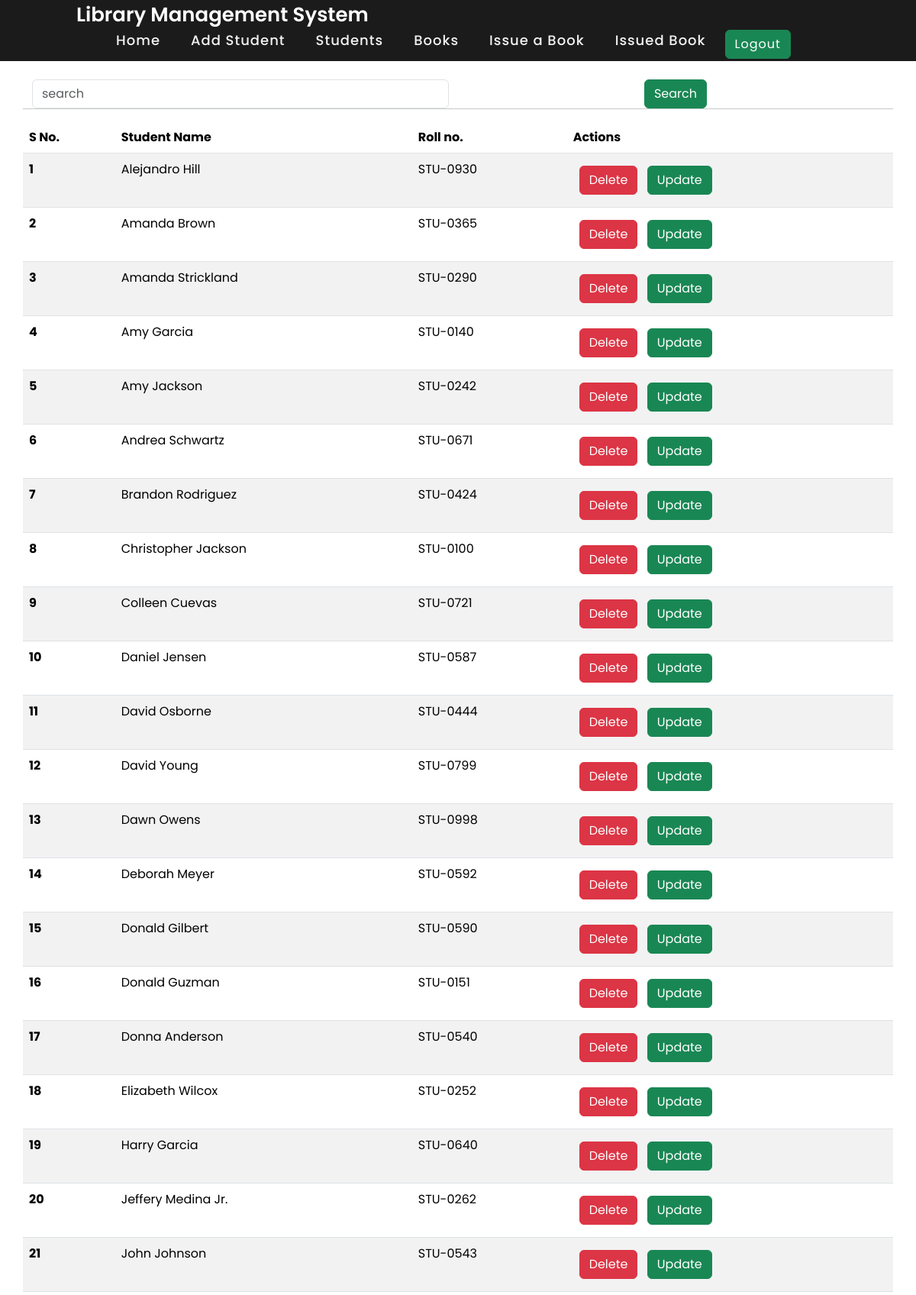
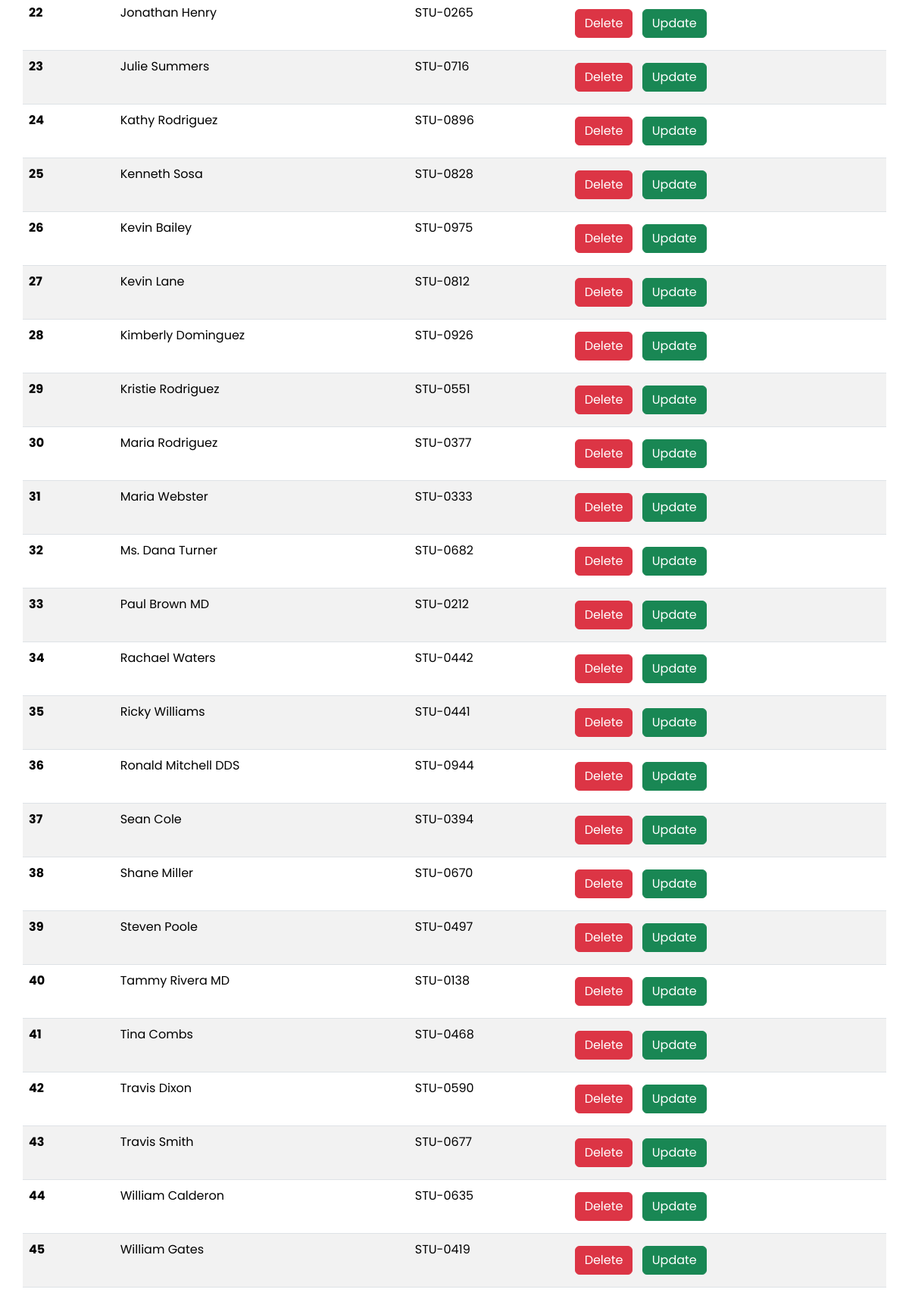
Page /view_students/ (signed in) on the earlier database version (2 pictures, top to bottom).
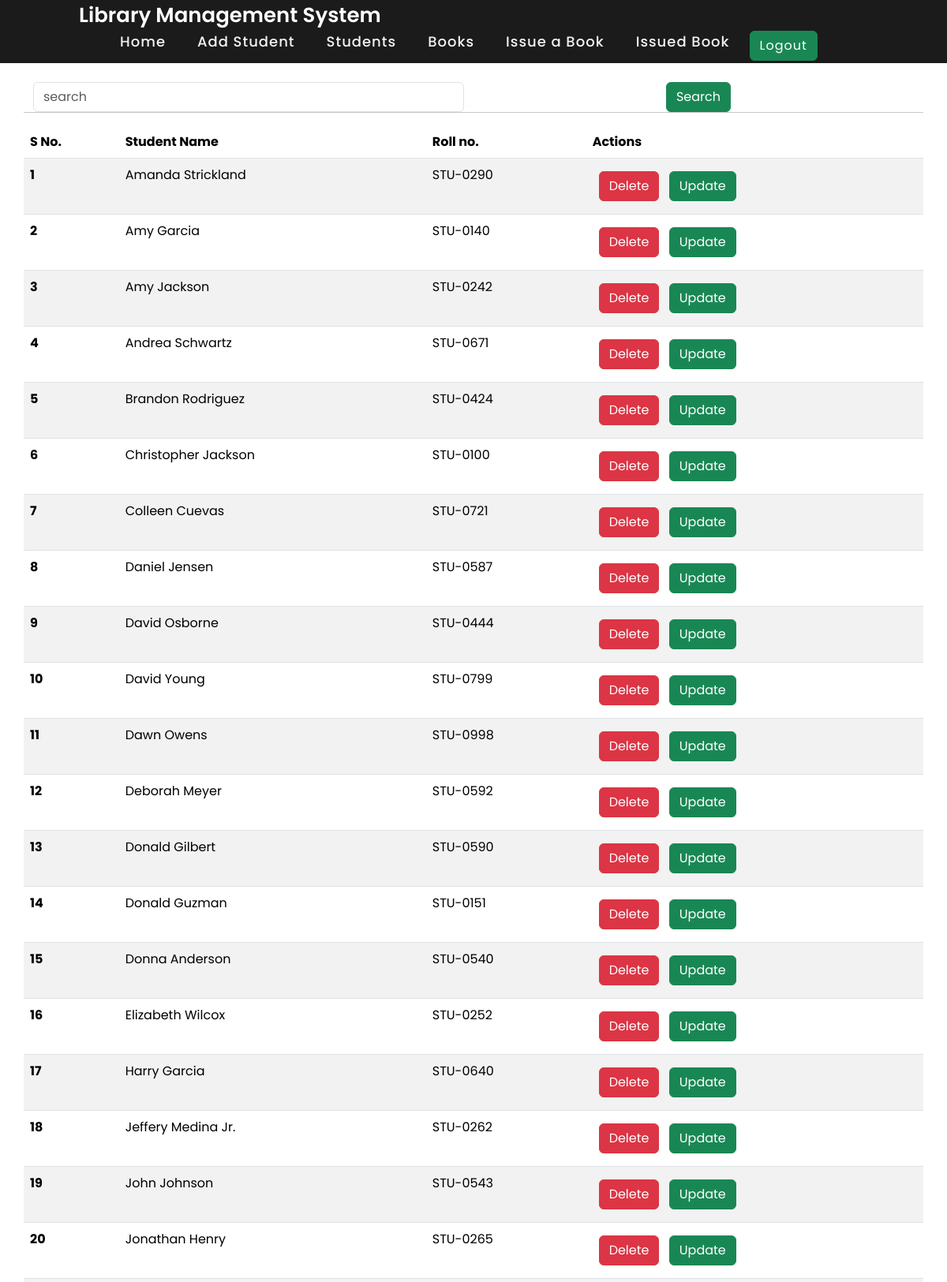
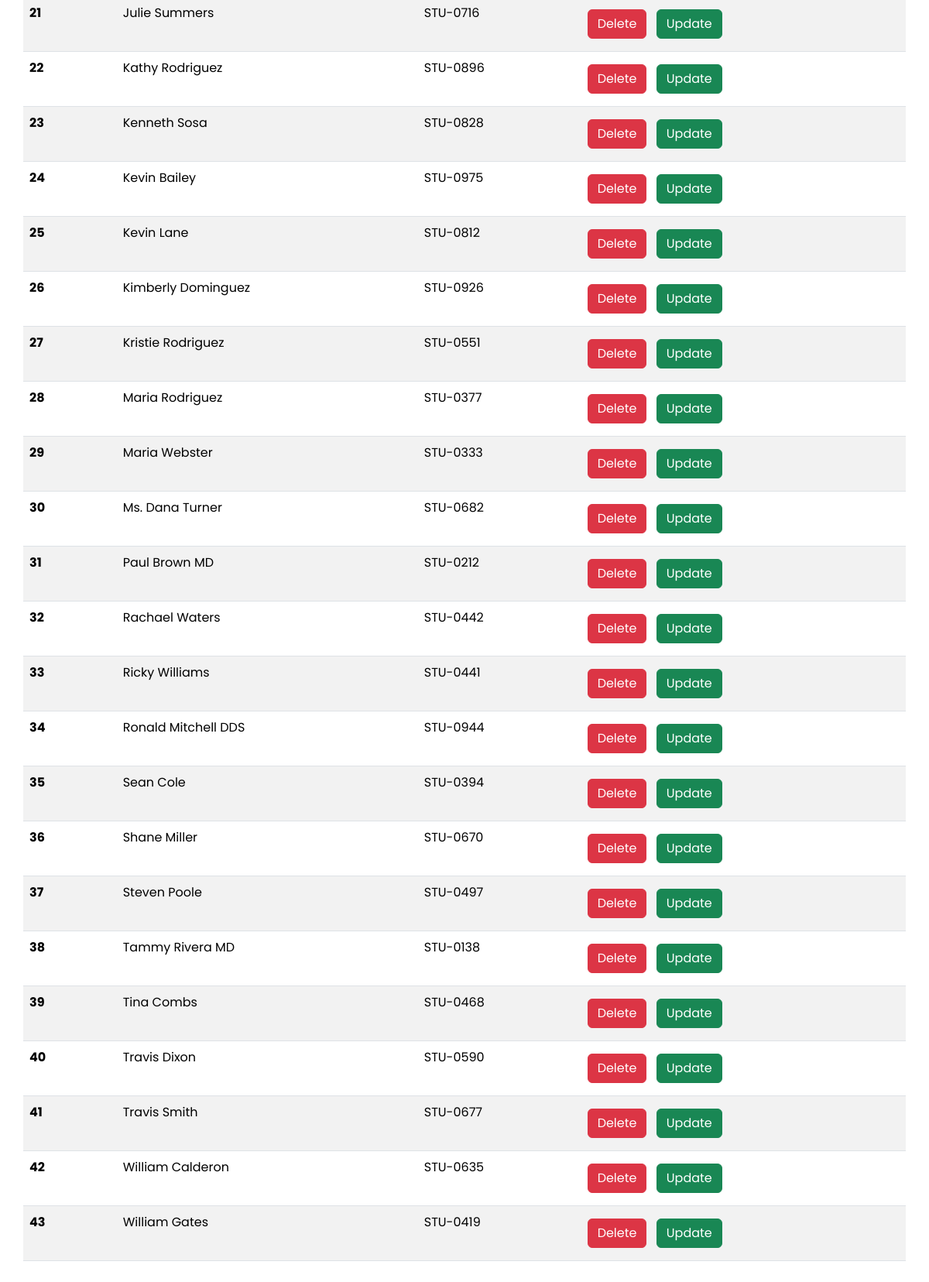
Same page on the later database version (2 pictures, top to bottom).
### library_app/models.py (models this page shows, shortened)
class Student_information(models.Model):
    department=models.ForeignKey(Department, related_name="depart", on_delete=models.CASCADE)
    student_id=models.OneToOneField(StudentID, related_name="studentid", on_delete=models.CASCADE, default=True)
    student_name = models.CharField(max_length=100)
    student_email = models.EmailField(default=True)
    class Meta:
        ordering=['student_name']
        verbose_name="student"

class StudentID(models.Model):
    student_id=models.CharField(max_length=100)
    def __str__(self)->str:
        return self.student_id

### library_app/frontviews.py (the view)
# urls.py: path('view_students/', view_students, name='view_students'),
@login_required(login_url="/login/")
def view_students(request):
    student_data=Student_information.objects.all()
    if request.GET.get('search'):
        search=request.GET.get('search')
        student_data=student_data.filter(
            Q(student_name__icontains=search)|
            Q(student_id__student_id__icontains=search)
            )
    context={'student_data':student_data}
    return render(request,'frontend/view_students.html',context)

### library_app/templates/frontend/view_students.html (shortened to what this page needs)
{% extends 'frontend/base.html' %}
{% block content %}
<div class="container mt-4">
  <form class="mb-3">
    <div class="row">
      <div class="col-md-6">
        <input class="form-control" name="search" placeholder="search">
      </div>
    <div class="col-md-6">
      <button class="btn btn-success">Search</button>
    </div>
  </form>
  <hr>
    <table class="table table-striped">
      <thead>
        <tr>
          <th scope="col">S No.</th>
          <th scope="col">Student Name</th>
          <th scope="col">Roll no.</th>
          <th scope="col">Actions</th>
        </tr>
      </thead>
      <tbody>
          {% for data in student_data %}
        <tr>
          <th scope="row">{{forloop.counter}}</th>
          <td>{{data.student_name}}</td>
          <td>{{data.student_id}}</td>
          <td>
              <a href="/delete-student/{{data.id}}/" class="btn btn-danger m-2">Delete</button></a>
              <a href="/update-student/{{data.id}}/" class="btn btn-success">Update</button></a>
          </td>
        </tr>
        {% endfor %}
      </tbody>
    </table>
</div>
{% endblock %}

### library_app/templates/frontend/base.html (shortened to what this page needs)
{% load static %}
<!DOCTYPE html>
<html lang="en">
<head>
    <link href="https://cdn.jsdelivr.net/npm/bootstrap@5.3.1/dist/c.css" rel="stylesheet">
    <link href="https://cdn.jsdelivr.net/npm/bootstrap@5.3.1/dist/css/bootstrap.min.css" rel="stylesheet">
    <link rel="stylesheet" href="{% static 'c.css' %}">
</head>
<body>
    <nav>
        <div class="logo">Library Management System</div>
        <ul>
            <li><a class="" href="/">Home</a></li>
            <li><a class="" href="{% url 'new_student'%}">Add Student</a></li>
            <li><a class="" href="{% url 'view_students'%}">Students</a></li>
            <li><a class="" href="{% url 'view_books'%}">Books</a></li>
            <li><a class="" href="{% url 'issue_book'%}">Issue a Book</a></li>
            <li><a class="" href="{% url 'get_transaction_details'%}">Issued Book</a></li>
            <li>
                {% if request.user.is_authenticated%}
                    <a href="/logout/" class="btn btn-success" type="submit">Logout</a>
                {% else %}
                <a href="/login/" class="btn btn-success" type="submit">Login</a>
                {% endif %}
            </li>
        </ul>
    </nav>
    {% block content %}
    {% endblock %}
    </body>
    </html>

### library_app/static/c.css (style rules this page uses)
* { margin: 0; padding: 0; box-sizing: border-box; font-family: 'Poppins', sans-serif; }
nav { display: flex; height: 80px; width: 100%; background: #1b1b1b; align-items: center; justify-content: space-between; padding: 0 50px 0 100px; flex-wrap: wrap; }
body nav .logo { color: #fff; font-size: 26px; font-weight: 600; }
nav ul { display: flex; flex-wrap: wrap; list-style: none; }
nav ul li { margin: 0 5px; }
body nav ul li a { color: #f2f2f2; text-decoration: none; font-size: 18px; font-weight: 500; padding: 5px 15px; border-radius: 5px; letter-spacing: 1px; transition: all 0.3s ease; }

### library_app/templates/frontend/base.html (style rules this page uses)
body { background-image: url('https://images.unsplash.com/photo-1579546929518-9e396f3cc809?ixlib=rb-4.0.3&ixid=M3wxMjA3fDB8MHxleHBsb3JlLWZlZWR8MXx8fGVufDB8fHx8fA%3D%3D&w=1000&q=80'); background-size: cover; background-position: center; background-repeat: no-repeat; text-align:center }

Differences in the rows shown:
removed Student_information: student_name "Alejandro Hill", student_id "STU-0930"
removed Student_information: student_name "Amanda Brown", student_id "STU-0365"
